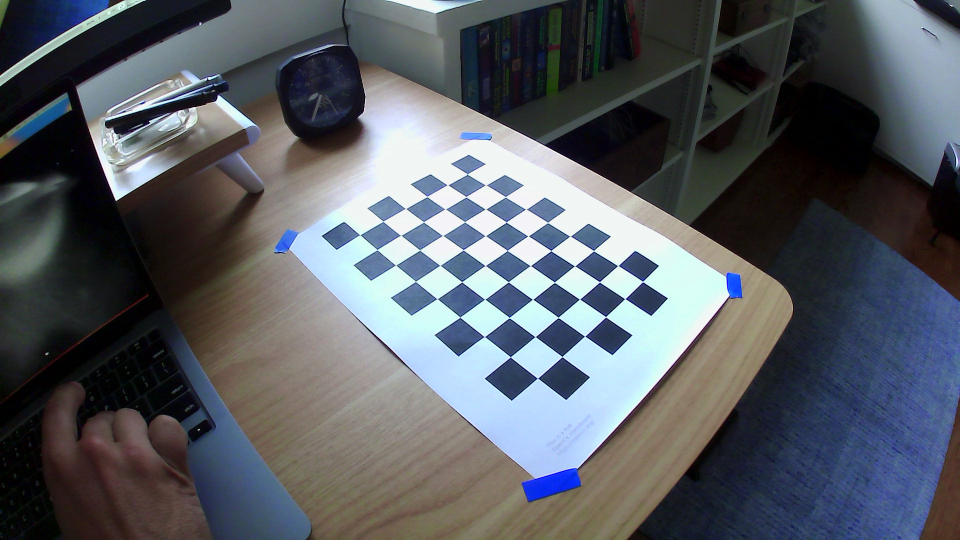
#> input picture test_viz/pics/camera-calibration/vlcsnap-2023-07-09-08h36m48s583.png, 1920 x 1080 px (shown at 1/2 size); its folder holds 4 pictures in this run
$ python camera-calibrate.py
#> lines starting #> are read from the running program, lines starting #| are printed output that depends on the picture; after the words box and inside, x2 and y2 are one past the last pixel; in counts of white or black regions, pixels touching at a corner belong together
import numpy as np
import cv2 as cv
import glob
import sys

# termination criteria
criteria = (cv.TERM_CRITERIA_EPS + cv.TERM_CRITERIA_MAX_ITER, 30, 0.001)

# prepare object points, like (0,0,0), (1,0,0), (2,0,0) ....,(6,5,0)
objp = np.zeros((6*9,3), np.float32)
objp[:,:2] = np.mgrid[0:9,0:6].T.reshape(-1,2)

# Arrays to store object points and image points from all the images.
objpoints = [] # 3d point in real world space
imgpoints = [] # 2d points in image plane.
images = glob.glob('pics/camera-calibration/*.png')

for fname in images:
    print(fname)
    img = cv.imread(fname)
#> img is the input picture: shape (1080, 1920, 3); mean B, G, R 98.2, 91.8, 87.2
    gray = cv.cvtColor(img, cv.COLOR_BGR2GRAY)
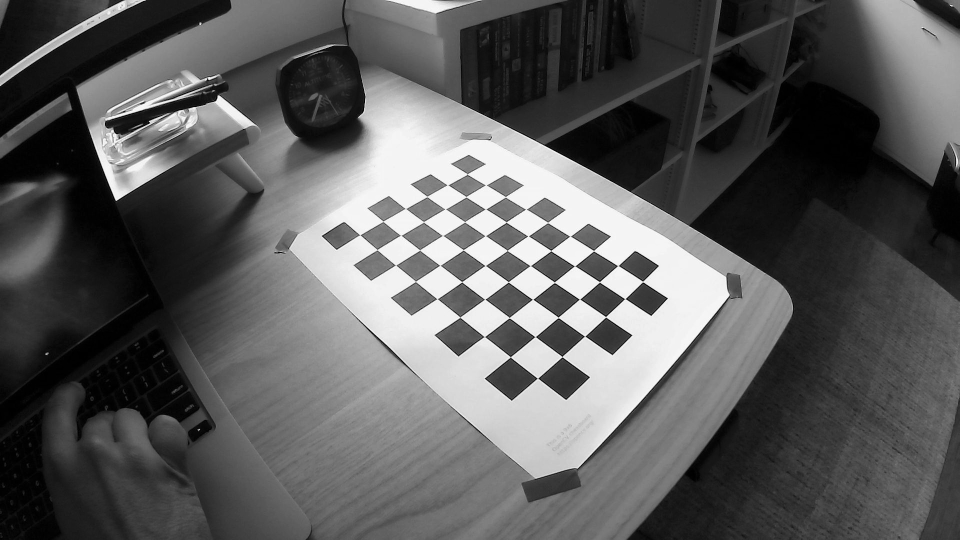
#> gray: shape (1080, 1920) (shown at 1/2 size); min 0, max 255, mean 91.1
    # Find the chess board corners
    ret, corners = cv.findChessboardCorners(gray, (9,6), None)
#> ret = True; corners = 54 rows, first 8: [935, 348.5], [972.5, 370.5], [1011.3, 394.4], [1052.5, 418.8], [1095.8, 445.7], [1140.8, 472.8], [1187.8, 502.3], [1235.7, 531.7]
    # If found, add object points, image points (after refining them)
    if ret == True:
        objpoints.append(objp)
    corners2 = cv.cornerSubPix(gray,corners, (11,11), (-1,-1), criteria)
#> corners2 = 54 rows, first 8: [935, 348.5], [971.8, 370.5], [1011.3, 394.2], [1052.4, 418.7], [1095.7, 445.4], [1140.5, 472.7], [1187.6, 501.8], [1235.9, 531.6]
    imgpoints.append(corners2)
    # Draw and display the corners
    cv.drawChessboardCorners(img, (9,6), corners2, ret)
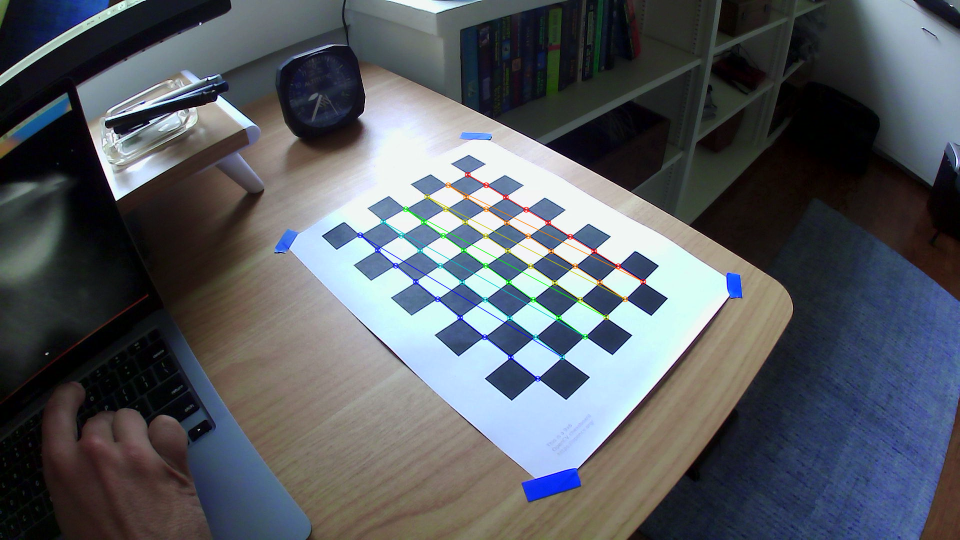
#> img: shape (1080, 1920, 3) (shown at 1/2 size); 0.81% of pixels changed, all inside (x1, y1, x2, y2) = (714, 343, 1293, 764)
#> pass 2 of the loop `for fname in images:`:
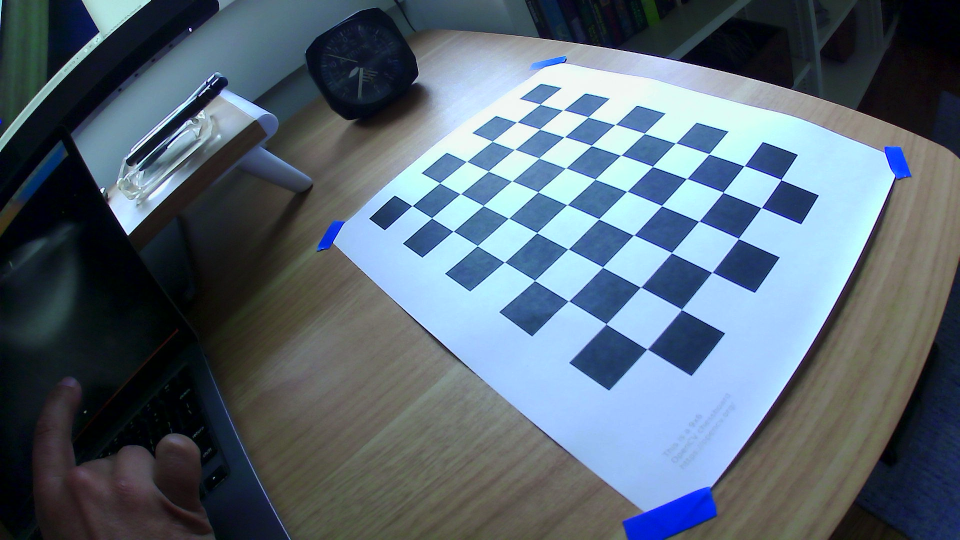
#> input picture test_viz/pics/camera-calibration/vlcsnap-2023-07-09-08h37m14s493.png, 1920 x 1080 px (shown at 1/2 size)
#> img is the input picture: shape (1080, 1920, 3); mean B, G, R 116.3, 103.3, 88.1
#> `gray = cv.cvtColor(img, cv.COLOR_BGR2GRAY)`:
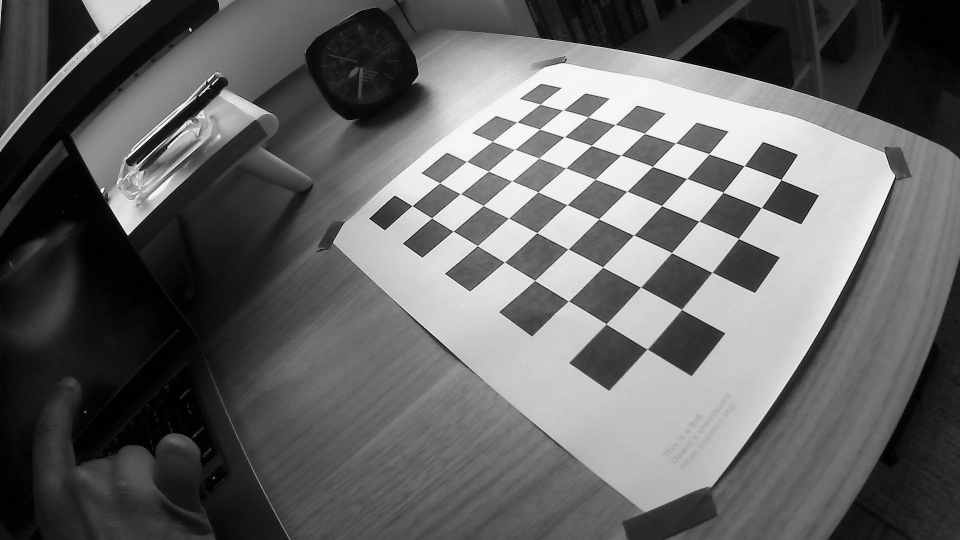
#> gray: shape (1080, 1920) (shown at 1/2 size); min 0, max 255, mean 100.2
#> corners = 54 rows, first 8: [1080.6, 208.5], [1126, 220.7], [1176.4, 234.6], [1229.7, 249.8], [1288.8, 266.8], [1351.3, 286.6], [1418.3, 308.6], [1487.8, 332.2]
#> corners2 = 54 rows, first 8: [1080.5, 208.8], [1126.5, 220.6], [1176.5, 234.5], [1230, 249.6], [1289, 267.1], [1350.9, 286.7], [1418.2, 308.3], [1488.3, 332.2]
#> `cv.drawChessboardCorners(img, (9,6), corners2, ret)`:
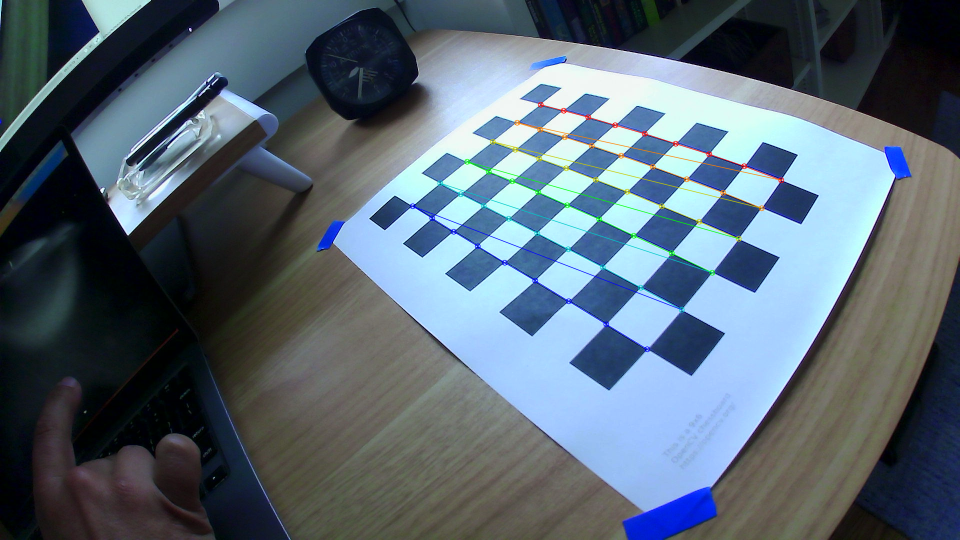
#> img: shape (1080, 1920, 3) (shown at 1/2 size); 1.02% of pixels changed, all inside (x1, y1, x2, y2) = (819, 203, 1569, 705)
#> pass 3 of the loop `for fname in images:`:
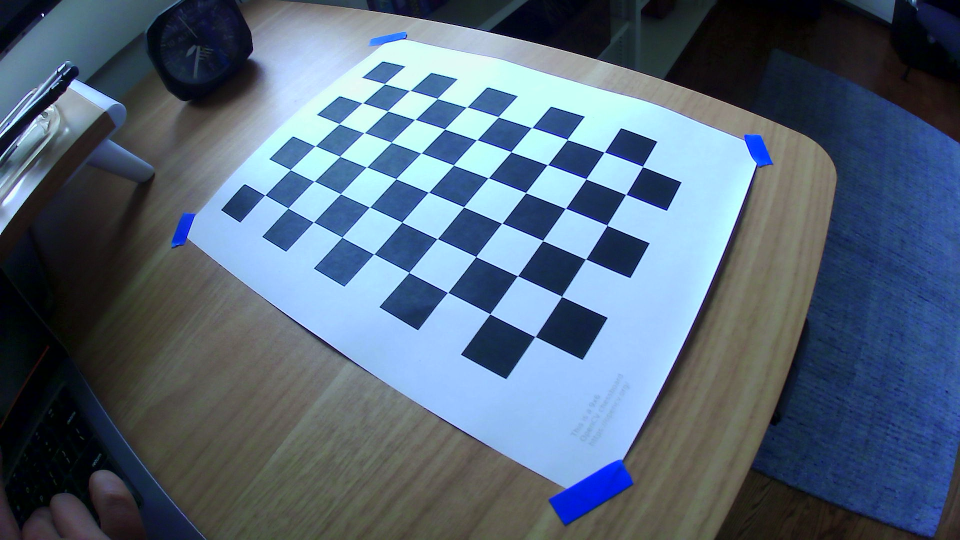
#> input picture test_viz/pics/camera-calibration/vlcsnap-2023-07-09-08h37m19s600.png, 1920 x 1080 px (shown at 1/2 size)
#> img is the input picture: shape (1080, 1920, 3); mean B, G, R 121.2, 102.5, 85
#> `gray = cv.cvtColor(img, cv.COLOR_BGR2GRAY)`:
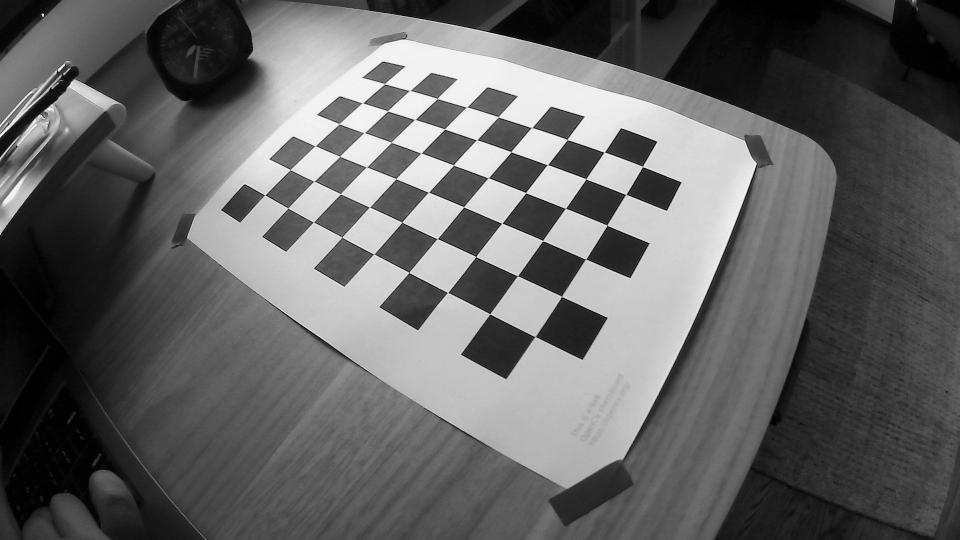
#> gray: shape (1080, 1920) (shown at 1/2 size); min 0, max 254, mean 99.4
#> corners = 54 rows, first 8: [769.6, 168.6], [819.2, 181.6], [875.3, 198.2], [933.7, 214.5], [997.2, 234.5], [1065, 255.5], [1135, 280.2], [1207.8, 305]
#> corners2 = 54 rows, first 8: [769.5, 168.3], [819.8, 181.5], [874.8, 197.5], [933.5, 214.6], [996.9, 234.3], [1063.6, 255.7], [1134.7, 279.5], [1208.8, 304.6]
#> `cv.drawChessboardCorners(img, (9,6), corners2, ret)`:
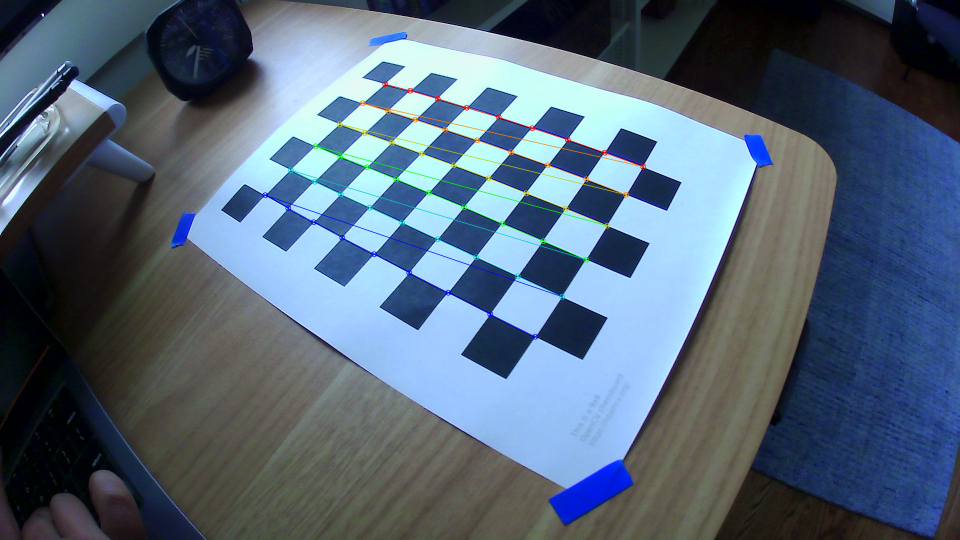
#> img: shape (1080, 1920, 3) (shown at 1/2 size); 1.09% of pixels changed, all inside (x1, y1, x2, y2) = (524, 162, 1293, 680)
#> the loop made 4 passes; the first 3 are shown
    # # cv.imshow('img', img)
    # cv.waitKey(500)

cv.destroyAllWindows()

ret, mtx, dist, rvecs, tvecs = cv.calibrateCamera(objpoints, imgpoints, gray.shape[::-1], None, None)

mean_error = 0
for i in range(len(objpoints)):
    imgpoints2, _ = cv.projectPoints(objpoints[i], rvecs[i], tvecs[i], mtx, dist)
    error = cv.norm(imgpoints[i], imgpoints2, cv.NORM_L2)/len(imgpoints2)
    mean_error += error
print( "total error: {}".format(mean_error/len(objpoints)) )


# Save camera matrix and distortion coefficients to a file
np.savez('calibration_parameters.npz', camera_matrix=mtx, distortion_coeffs=dist)

data = np.load('calibration_parameters.npz')
camera_matrix = data['camera_matrix']
distortion_coeffs = data['distortion_coeffs']

img = cv.imread('pics/vlcsnap-2023-07-09-11h07m09s395.png')
#> (the run stopped early here; a loop or call above may not have finished)
